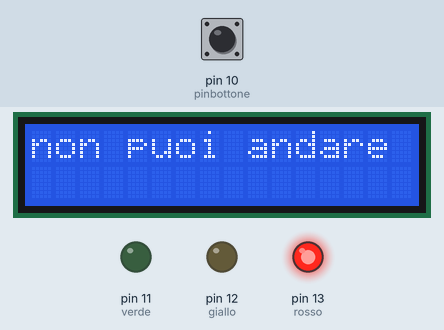
The sketch below on a simulated Arduino Uno, built with avr-gcc and run on an emulated ATmega328P. On the bench: 16×2 character LCD, output pins drawn as LEDs (lit = HIGH). Inputs (shaded band) come from the test bench; at power-on: pin 10 (pinbottone) HIGH.

Above: at 1.2 s.
1.3 s: pin 10 (pinbottone) pulled LOW for 1.25 s
At 2.9 s:
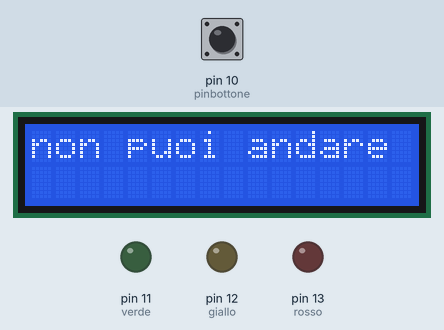
At 4.3 s:
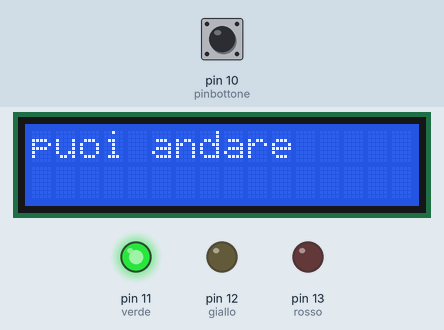
6.6 s: pin 10 (pinbottone) pulled LOW for 3.2 s
At 16.7 s:
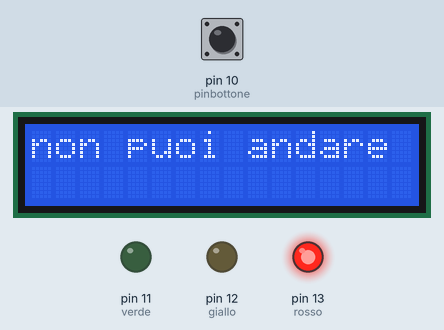
Timing chart, 0 to 17.6 s (numbered marks = the images above; inputs shaded):
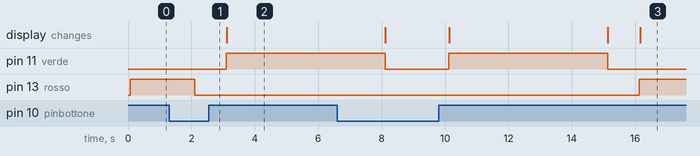

Measured:
- after the input at 1.3 s, pin 11 (verde): LOW → HIGH after 1.8 s; pin 13 (rosso): HIGH → LOW after 0.80 s
- after the input at 6.6 s, pin 13 (rosso): LOW → HIGH after 9.5 s instead of 2.5 s

The sketch:

semaforo.ino
```cpp
#include <Wire.h>
#include <LiquidCrystal_I2C.h>


LiquidCrystal_I2C lcd(0x27, 16, 2);

const int rosso = 13;
const int giallo = 12;
const int verde = 11;
const int pinbottone = 10;


int bottonepressato = 0;

void setup() {
  pinMode(rosso, OUTPUT);
  pinMode(giallo, OUTPUT);
  pinMode(verde, OUTPUT);
  pinMode(pinbottone, INPUT_PULLUP);


  lcd.init();
  lcd.backlight();
}

void loop() {
  bottonepressato = digitalRead(pinbottone);

  if (bottonepressato == LOW) {
    delay(1000);
    digitalWrite(giallo, LOW);

    digitalWrite(verde, HIGH);
    lcd.clear();
    lcd.setCursor(0, 0);
    lcd.print("puoi andare");
    delay(5000);

    digitalWrite(verde, LOW);
    lcd.clear();
  } else {
    digitalWrite(rosso, HIGH);
    lcd.clear();
    lcd.setCursor(0, 0);
    lcd.print("non puoi andare");
  }

  delay(1000);
  digitalWrite(rosso, LOW);
}
```
